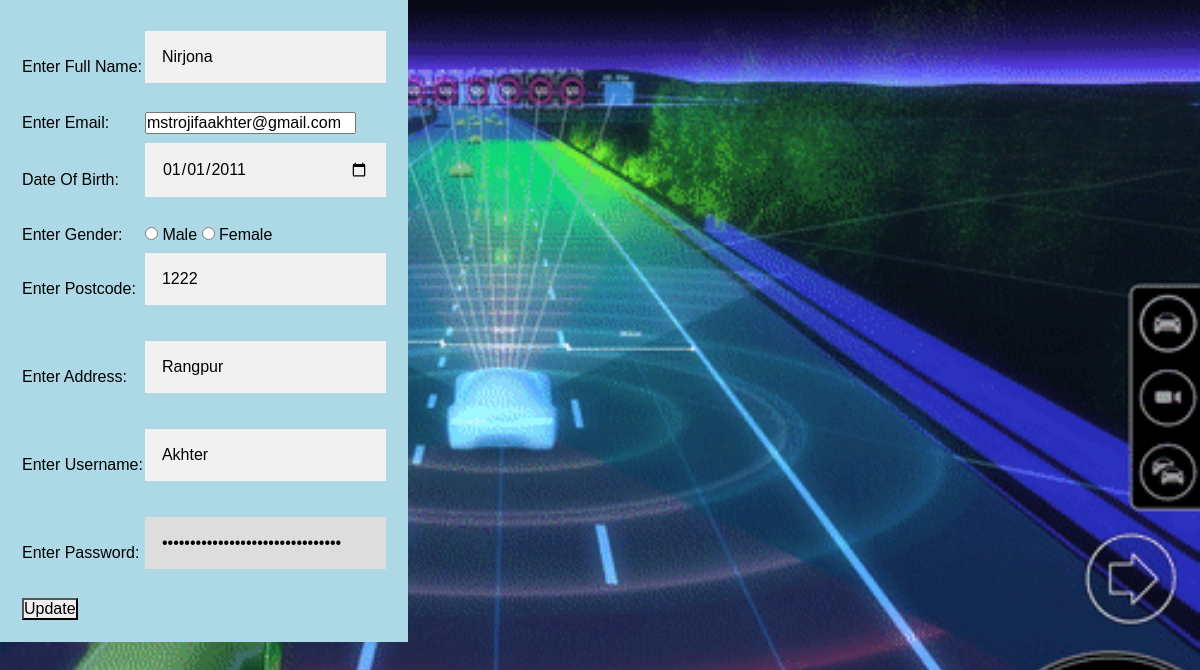
The app's page /edit.php?id=4 with its own data.
### tables this page shows
CREATE TABLE `users` (
  `id` int(11) NOT NULL,
  `name` text NOT NULL,
  `email` text NOT NULL,
  `date_of_birth` date NOT NULL,
  `gender` text NOT NULL,
  `postcode` int(11) NOT NULL,
  `address` text NOT NULL,
  `username` text NOT NULL,
  `password` text NOT NULL
);

### edit.php (the view, shortened to what this page needs)
<?php
$id=$_GET['id'];
require 'db.php';
$read="SELECT * FROM users WHERE id='$id'";
$output=mysqli_query($db_con,$read);
$result=mysqli_fetch_array($output);
?>
<!DOCTYPE html>
<html lang="en">
<head>
  <link rel="stylesheet" href="https://www.w3schools.com/php/">
  <link rel="stylesheet" href="https://www.cloudways.com/blog/best-php-frameworks/?__cf_chl_jschl_tk__=pmd_DAB4WrMDsJ1Z0td49cPoLflEyFrhqJihJ6BfGmBTIN8-1635284383-0-gqNtZGzNAiWjcnBszQil#choosing">
  <link rel="stylesheet" href="css/style.css" type="text/css">
</head>
<body>
<div>
  <form action="update.php" method="POST" enctype="form-data" >
    <table class="editfrm">
      <tr><td>Enter Full Name: </td><td><input name="name" type="text" placeholder="Enter Your Name" value="<?=$result['name'] ?>"></td></tr>
	    <tr><td>Enter Email: </td><td><input name="email" type="email" value="<?=$result['email'] ?>"></td></tr>
      <tr><td>Date Of Birth: </td><td><input  name="dtb" type="date"  value="<?=$result['date_of_birth'] ?>"></td></tr>
      <tr><td>Enter Gender: </td>
  	  <td>
  		<input name="gender" type="radio"  value="<?=$result['gender'] ?>"> Male
  		<input name="gender" type="radio"  value="<?=$result['gender'] ?>"> Female
  	  </td></tr>
      <tr><td>Enter Postcode: </td><td><input name="postcode" type="text" value="<?=$result['postcode'] ?>"></td></tr>
      <tr><td>Enter Address: </td><td><input name="paddress" type="text" value="<?=$result['address'] ?>"></td></tr>
      <tr><td>Enter Username: </td><td><input name="username" type="text" value="<?=$result['username'] ?>"></td></tr>
      <tr><td>Enter Password: </td><td><input name="password" type="password" value="<?=$result['password'] ?>"></td></tr>
      <tr>
	  <td>
		<button name="btn" type="submit" value="submit">Update</button>
	  </td>
	</tr>
	</table>
	</form>
</div>
</body>
</html>

### records on screen
users: name "Nirjona", email "mstrojifaakhter@gmail.com", dtb "01/01/2011", postcode "1222", paddress "Rangpur", username "Akhter"
